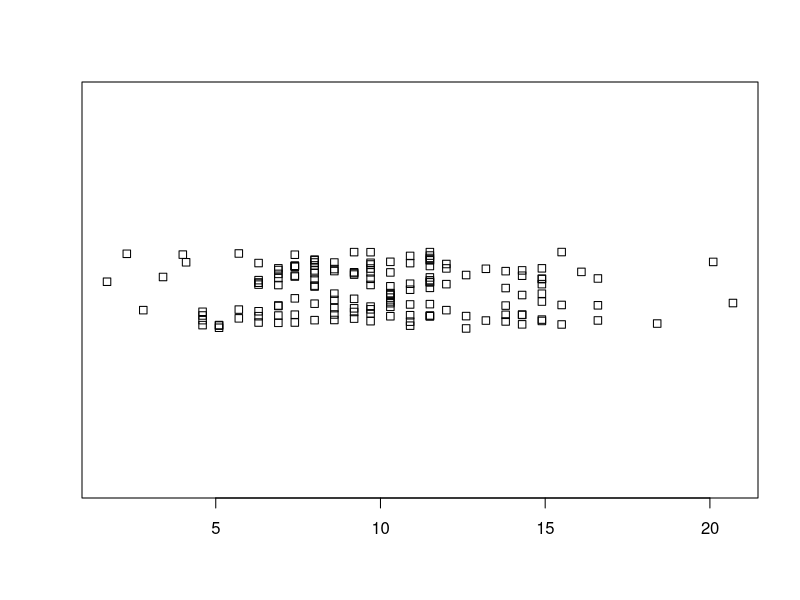
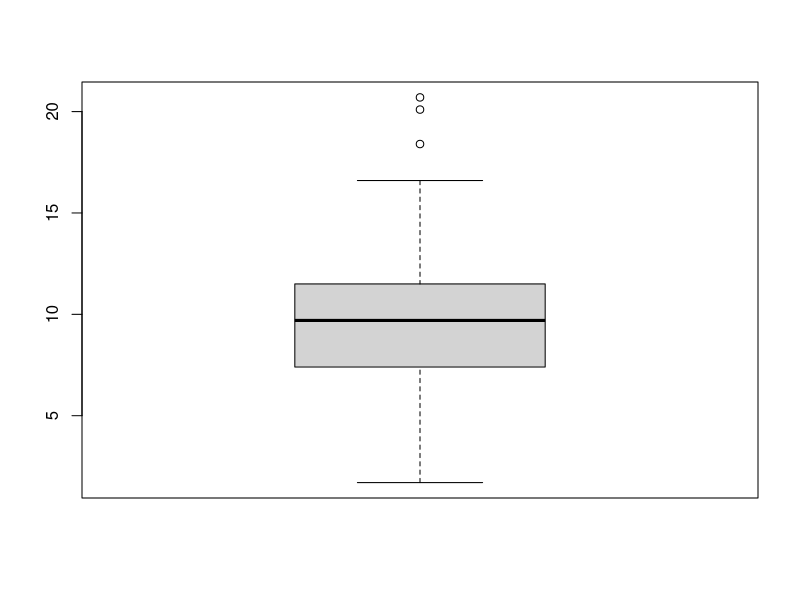
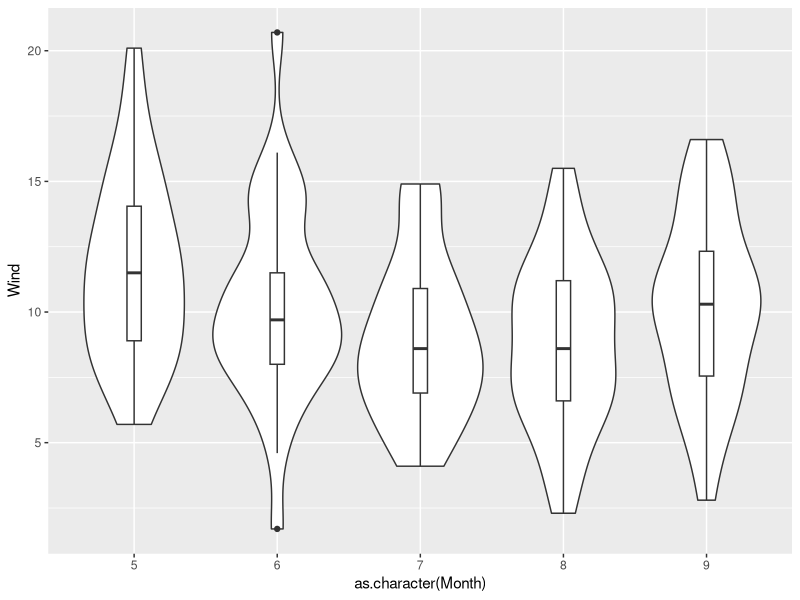
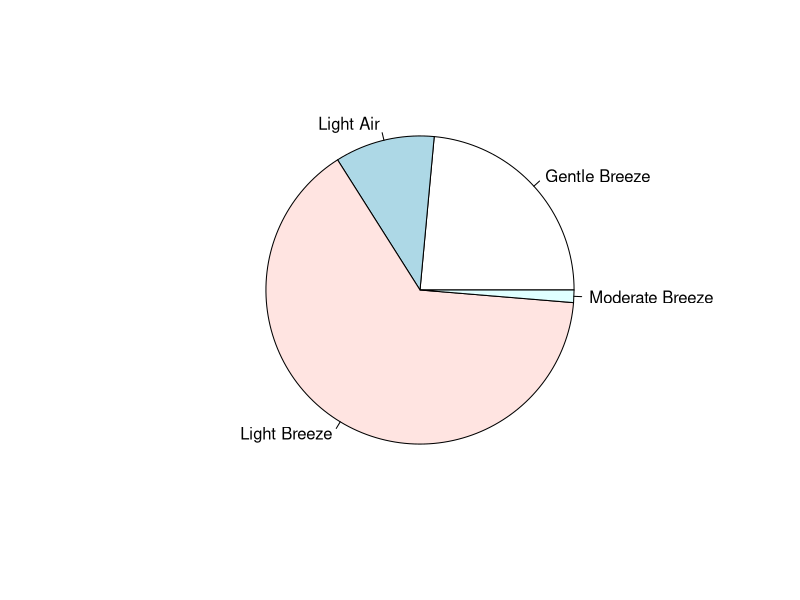

Here is the R script that generated these plots, in order:
## ---- chunk 1
knitr::opts_chunk$set(echo = TRUE)
## ---- chunk 2
# Center
summary(airquality$Wind)
# Spread
range(airquality$Wind)
var(airquality$Wind)
sd(airquality$Wind)
# Shape
library(e1071)
skewness(airquality$Wind)
kurtosis(airquality$Wind)
## ---- chunk 3
stripchart(airquality$Wind, method = "jitter", jitter = 0.1)
boxplot(airquality$Wind)

library(ggplot2)
ggplot(airquality, aes(x = as.character(Month), y = Wind)) +
    geom_violin() +
    geom_boxplot(width = 0.1)

IQR(airquality$Wind)
outlierQ1 <- 7.4 - 1.5 * 4.1
outlierQ3 <- 11.5 + 1.5 * 4.1
airquality[airquality$Wind > outlierQ3 | airquality$Wind < outlierQ1,]

## ---- chunk 4
airquality$Wind_desc <- ifelse(airquality$Wind < 1, "Calm",
                        ifelse(airquality$Wind >= 1 & airquality$Wind < 6, "Light Air",
                        ifelse(airquality$Wind >= 6 & airquality$Wind < 12, "Light Breeze",
                        ifelse(airquality$Wind >= 12 & airquality$Wind < 20, "Gentle Breeze",
                        ifelse(airquality$Wind >= 20 & airquality$Wind < 29, "Moderate Breeze",
                        ifelse(airquality$Wind >= 29 & airquality$Wind < 39, "Fresh Breeze",
                        ifelse(airquality$Wind >= 39 & airquality$Wind < 50, "Strong gale",
                        ifelse(airquality$Wind >= 50 & airquality$Wind < 62, "Fresh Breeze",
                        ifelse(airquality$Wind >= 62 & airquality$Wind < 75, "Fresh gale",
                        ifelse(airquality$Wind >= 75 & airquality$Wind < 89, "Stong gale",
                        ifelse(airquality$Wind >= 89 & airquality$Wind < 103, "Whole gale",
                        ifelse(airquality$Wind >= 103 & airquality$Wind < 117, "Storm", "Hurricane"))))))))))))
## ---- chunk 5
pie(table(airquality$Wind_desc))
## ---- chunk 6
table(airquality$Wind_desc, airquality$Month)
